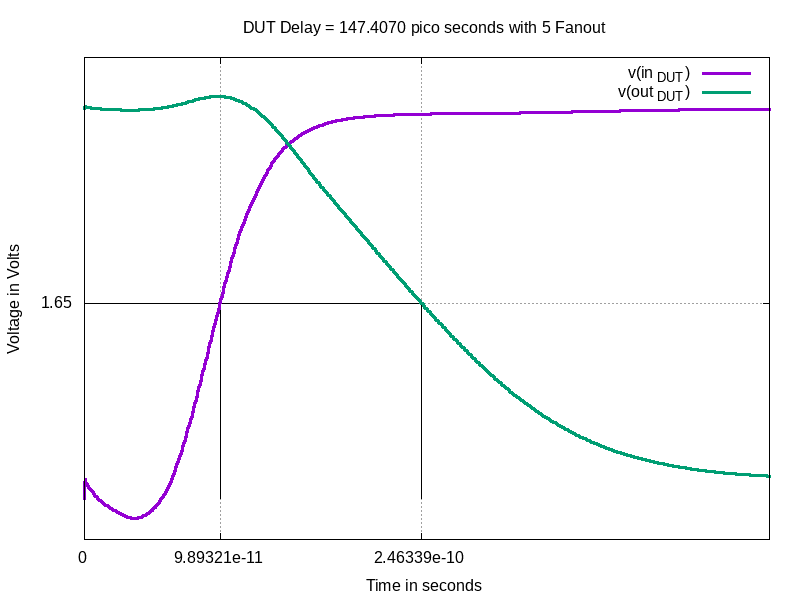

The script that drew this image:
set terminal X11 noenhanced
set title "DUT Delay = 147.4070 pico seconds with 5 Fanout"
set xlabel "Time in seconds"
set ylabel "Voltage in Volts"
set grid
unset logscale x 
targ=  2.463390e-10
 trig=  9.893206e-11


set xrange [0.000000e+00:0.5000000e-9]
unset logscale y 
set yrange [-3.436647e-01:3.732676e+00]
set xtics 1
#set x2tics 1
#set ytics 1.65
#set y2tics 1
 
set arrow from targ,0 to targ,1.65 nohead
set arrow from trig,0 to trig,1.65 nohead
set arrow from 0,1.65 to targ,1.65 nohead
set arrow from 0,1.65 to trig,1.65 nohead

set xtics add (targ)
set xtics add (trig)
set ytics (1.65)

set format y "%g"
set format x "%g"
plot 'delay.data' using 1:2 with lines lw 3 title "v(in_{DUT})",\
'delay.data' using 3:4 with lines lw 3 title "v(out_{DUT})"
set terminal push
set term png size 800,600 
set output "delay.png"
replot
set term pop
replot
